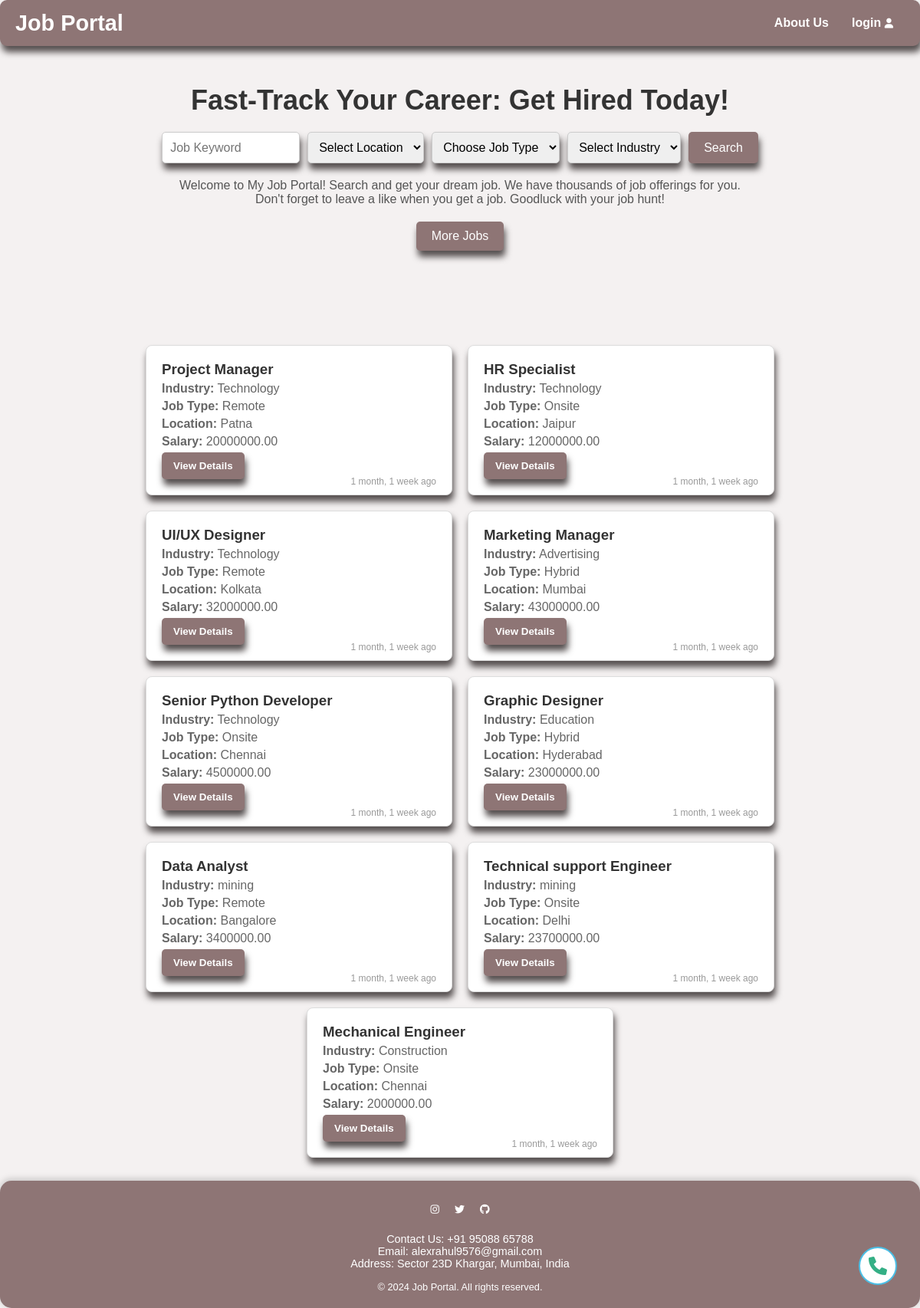
The app's page /, older data.
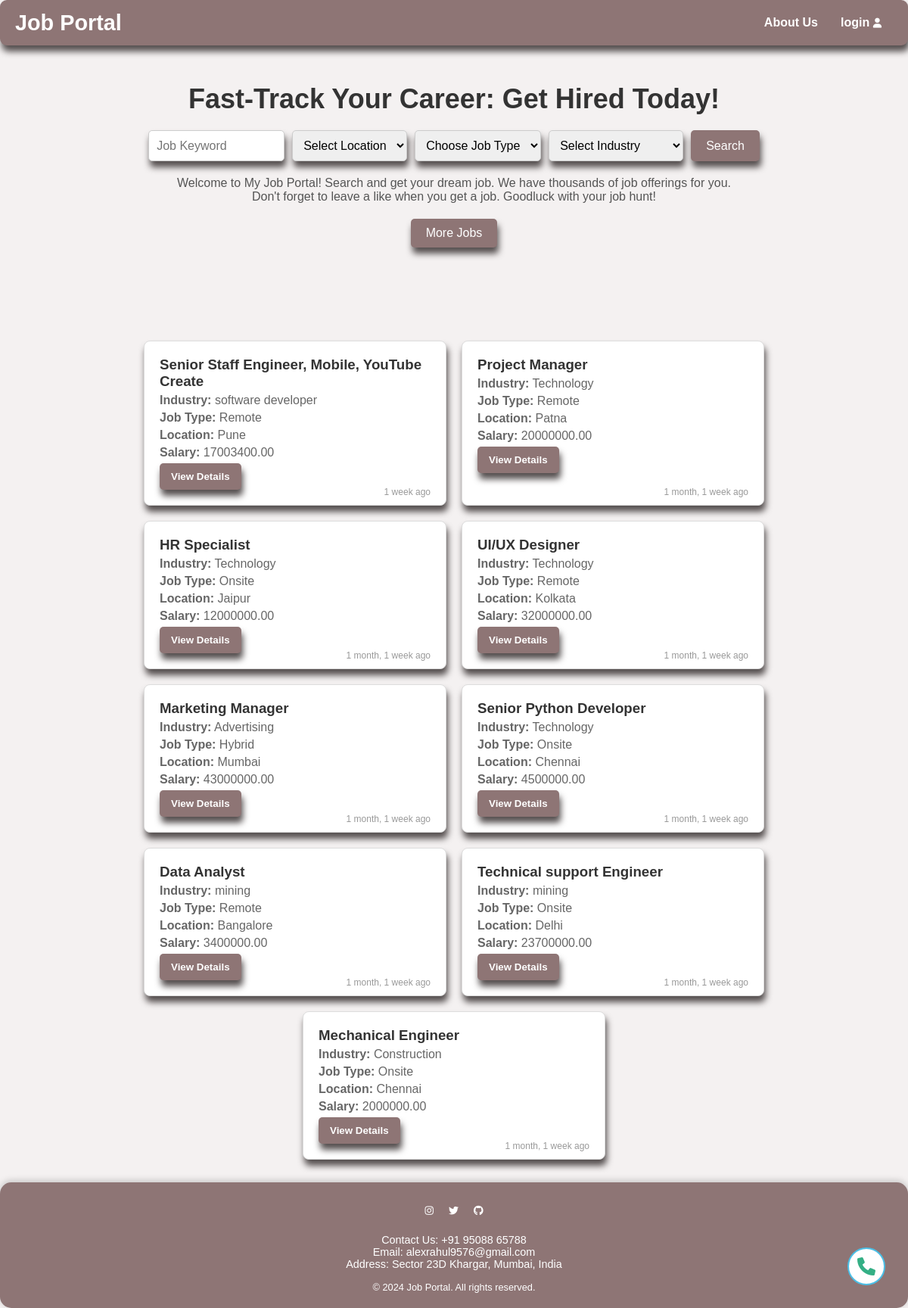
The same page, newer data.
### job_app/models.py (models this page shows, shortened)
class Job(models.Model):
    company_name = models.CharField(max_length=100, null=True, blank=True)
    founded_date = models.DateField(null=True, blank=True)
    company_location = models.CharField(max_length=100, null=True, blank=True)
    title = models.CharField(max_length=100)
    industry = models.CharField(max_length=100)
    job_type = models.CharField(max_length=50, choices=[
        ('Remote', 'Remote'),
        ('Onsite', 'Onsite'),
        ('Hybrid', 'Hybrid')
    ])
    location = models.CharField(max_length=100)
    salary = models.DecimalField(max_digits=10, decimal_places=2)
    requirements = models.TextField()
    ideal_candidate = models.TextField(default='N/A')
    availability = models.BooleanField(default=True)
    vacancy_limit = models.IntegerField(default=0)  # Maximum number of positions
    filled_vacancies = models.IntegerField(default=0)
    created_at = models.DateTimeField(auto_now_add=True)
    user = models.ForeignKey(settings.AUTH_USER_MODEL, on_delete=models.CASCADE, null=True)
    applicants = models.ManyToManyField('Applicant.Applicant', related_name='applied_jobs', blank=True)

### job_app/views.py (the view)
# urls.py: path('', views.home, name='home'),
def home(request):
    jobs = Job.objects.order_by('-created_at')[:9]
    applicant_id = request.session.get('applicant_id')
    applicant_username = None
    recruiter_username = None
    if applicant_id:
        try:
            applicant = Applicant.objects.get(id=applicant_id)
            applicant_username = applicant.username
        except Applicant.DoesNotExist:
            applicant_username = None
    if request.user.is_authenticated and not applicant_id:
        recruiter_username = request.user.username
    return render(request, 'home.html', {
        'jobs': jobs,
        'applicant_username': applicant_username,
        'recruiter_username': recruiter_username  # Pass recruiter username to the template
    })

### Applicant/context_processors.py (called while the page is built, shortened)
def applicant_context(request):
    applicant = None
    has_resume = False
    applied_jobs_count = 0
    saved_jobs_count = 0  # New variable for saved jobs count
    applicant_id = request.session.get('applicant_id')
    return {
        'applicant': applicant,
        'has_resume': has_resume,
        'applied_jobs_count': applied_jobs_count,
        'saved_jobs_count': saved_jobs_count,  # Include saved jobs count in context
    }

### job_app/context_processors.py (called while the page is built)
def recruiter_context(request):
    if request.user.is_authenticated:
        jobs = Job.objects.filter(user=request.user).order_by('-created_at')
    else:
        jobs = Job.objects.none()
    return {
        'recruiter_jobs': jobs,
        'is_recruiter': request.user.is_authenticated,
    }

### job_app/templates/home.html (shortened to what this page needs)
<!DOCTYPE html>
<html lang="en">
<head>
    <link rel="stylesheet" href="https://cdnjs.cloudflare.com/ajax/libs/font-awesome/6.0.0-beta3/css/all.min.css">
</head>
<body>
<header>
    <div class="logo"><a href="{% url 'home' %}">Job Portal</a></div>
    <ul>
        <li><a id="aboutus" href="#">About Us</a></li>
        {% if applicant_username %}
            <li class="user-info" id="user-info" onclick="toggleLogout()">
                Applicant: {{ applicant_username }} <i class="fas fa-sign-out-alt logout-icon"></i>
            </li>
            <li id="logout" style="display: none; color: black">
                <a href="{% url 'logout' %}">Logout</a>
            </li>
        {% else %}
            <li><a id="login" href="{% url 'loginsignup' %}">login <i class="fa-solid fa-user"></i></a></li>
        {% endif %}
    </ul>
</header>
 <div class="container">
        <h1>Fast-Track Your Career: Get Hired Today!</h1>
        <form method="GET" action="{% url 'job_list1' %}">
    <input type="text" placeholder="Job Keyword" name="job-keyword">
     <select name="location">
        <option value="">Select Location</option>
    </select>
    <select name="job-type">
        <option value="">Choose Job Type</option>
    </select>
    <select name="industry">
        <option value="">Select Industry</option>
    </select>
    <button type="submit">Search</button>
</form>
        <p>Welcome to My Job Portal! Search and get your dream job. We have thousands of job offerings for you. Don't forget to leave a like when you get a job. Goodluck with your job hunt!</p>
     <button type="submit">More Jobs</button>
    </div>
<div class="pop">
    <a href="{% url 'contact' %}"><i id="pop" class="fa-solid fa-phone"></i></a>
</div>
<div class="contain">
    {% for job in jobs %}
    <div class="job-card">
        <h3>{{ job.title }}</h3>
        <p><strong>Industry:</strong> {{ job.industry }}</p>
        <p><strong>Job Type:</strong> {{ job.job_type }}</p>
        <p><strong>Location:</strong> {{ job.location }}</p>
        <p><strong>Salary:</strong> {{ job.salary }}</p>
        <button><a href="{% url 'job_detail' job.id %}" class="btn btn-primary">View Details</a></button>
        <span class="time">{{ job.created_at|timesince }} ago</span>
    </div>
     {% empty %}
    <p>No jobs found.</p>
    {% endfor %}
</div>
<footer>
    <div class="footer-links">
        <a href="https://www.instagram.com" target="_blank"><i class="fab fa-instagram"></i></a>
        <a href="https://www.twitter.com" target="_blank"><i class="fab fa-twitter"></i></a>
        <a href="https://www.github.com" target="_blank"><i class="fab fa-github"></i></a>
    </div>
    <div class="contact-details">
        <p>Contact Us: +91 95088 65788</p>
        <p>Email: alexrahul9576@gmail.com</p>
        <p>Address: Sector 23D Khargar, Mumbai, India</p>
    </div>
    <p class="footer-copy">© 2024 Job Portal. All rights reserved.</p>
</footer>
</body>
</html>

### job_app/templates/home.html (style rules this page uses)
* { margin: 0; padding: 0; box-sizing: border-box; }
body { font-family: Arial, sans-serif; background-color: #f4f1f1; padding-top: 60px; scroll-behavior: smooth; }
.container { height: 45vh; max-width: 800px; margin: 0 auto; padding: 20px; text-align: center; }
.container h1 { padding-top: 30px; color: #333; font-size: 36px; margin-bottom: 20px; }
.container form { display: flex; justify-content: center; gap: 10px; margin-bottom: 20px; }
.container input[type="text"], select { padding: 10px; font-size: 16px; border: 1px solid #ccc; box-shadow: 2px 8px 8px #554f4f; border-radius: 5px; width: 180px; }
.container input[type="text"] { flex: 1; }
.container button { padding: 10px 20px; font-size: 16px; color: white; background-color:#8e7575; box-shadow: 2px 8px 8px #554f4f; border: none; border-radius: 5px; cursor: pointer; }
.container p { color: #555; font-size: 16px; margin-bottom: 20px; }
i { font-size: 13px; }
header { position: fixed; top: 0; height: 60px; width: 100%; background-color: #8e7575; border-radius: 9px; display: flex; justify-content: space-between; align-items: center; padding: 0 20px; box-shadow: 2px 8px 8px #554f4f; z-index: 1000; transition: background-color 0.3s; }
header ul { list-style: none; display: flex; align-items: center; }
li { margin: 0 15px; display: flex; align-items: center; }
li a { text-decoration: none; color: white; font-weight: bold; transition: color 0.3s; }
.contain a { text-decoration: none; color: white; font-weight: bold; transition: color 0.3s; }
.logo a { text-decoration: none; color: white; font-size: 1.8em; font-weight: bold; }
.pop { height: 50px; width: 50px; border: 2px solid #4bbfe6; border-radius: 50%; position: fixed; bottom: 30px; right: 30px; background-color: white; display: flex; justify-content: center; align-items: center; z-index: 300; }
#pop { color: #34af85; font-size: 1.5em; }
.contain { display: flex; flex-wrap: wrap; justify-content: center; gap: 20px; padding: 30px; }
.job-card { background-color: white; border: 1px solid #ddd; border-radius: 8px; padding: 20px; width: 400px; box-shadow: 2px 8px 8px #554f4f; position: relative; transition: transform 0.3s, box-shadow 0.3s; }
.job-card h3 { margin-top: 0; color: #333; }
.job-card p { margin: 5px 0; color: #666; }
.job-card button { background-color: #8e7575; color: white; border: none; padding: 10px 15px; border-radius: 5px; cursor: pointer; }
.job-card .time { position: absolute; bottom: 10px; right: 20px; font-size: 12px; color: #999; }
footer { background-color: #8e7575; color: white; text-align: center; border-radius: 15px; padding: 20px 20px; box-shadow: 0 -2px 10px rgba(0, 0, 0, 0.2); }
.footer-links { display: flex; justify-content: center; gap: 20px; margin-bottom: 20px; }
.footer-links a { color: white; font-size: 1.5em; transition: color 0.3s; }
.contact-details { margin: 15px 0; font-size: 0.9em; }
.footer-copy { font-size: 0.8em; margin-top: 10px; }
.contain button { box-shadow: 2px 8px 8px #554f4f; }

Row changes from the older to the newer data that the page shows:
removed Job: title "Graphic Designer", industry "Education", job_type "Hybrid", location "Hyderabad", salary "23000000.00", created_at "1 month, 1 week"
added Job: title "Senior Staff Engineer, Mobile, YouTube Create", industry "software developer", job_type "Remote", location "Pune", salary "17003400.00", created_at "1 week"
